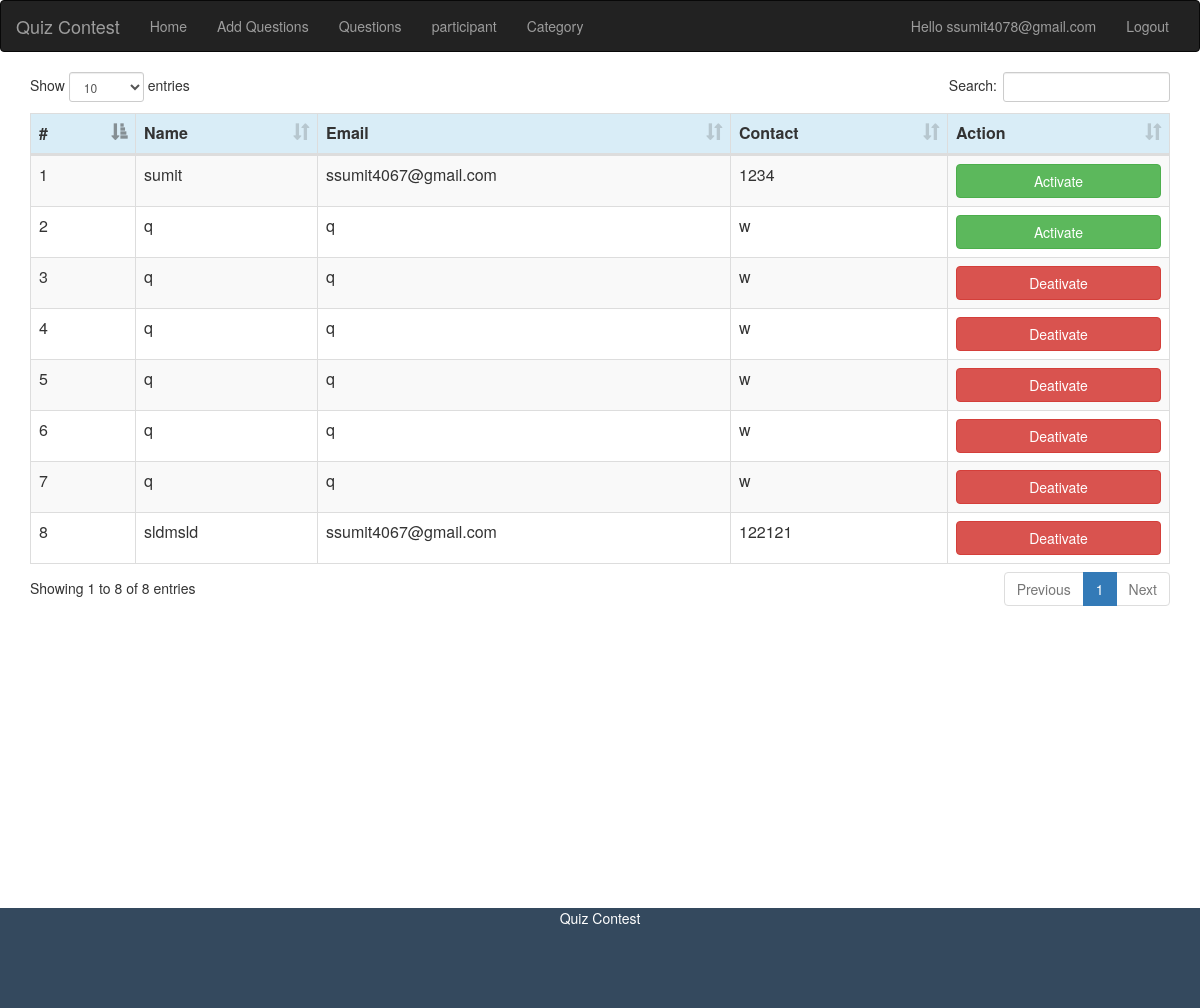
The page /admin/participant.php (signed in) on the database its author committed.
### tables this page shows
CREATE TABLE `participant` (
  `id` int(11) NOT NULL,
  `name` varchar(255) NOT NULL,
  `email` varchar(255) NOT NULL,
  `contact` varchar(15) NOT NULL,
  `college` varchar(255) NOT NULL,
  `password` varchar(32) NOT NULL,
  `status` int(11) NOT NULL,
  `created_at` timestamp NOT NULL DEFAULT CURRENT_TIMESTAMP
);

### admin/participant.php (the view, shortened to what this page needs)
<?php
	$SQL = mysql_query("SELECT * FROM participant ");
?>
<body>
	<?php include 'includes/header.php';?>
<div class="container">
		<table id="example" class="table table-bordered table-striped display">
			<thead>
				<tr class="info">
					<th>#</th>
					<th>Name</th>
					<th>Email</th>
					<th>Contact</th>
					<th>Action</th>
				</tr>
			</thead>
			<tbody>
				<?php  $i = 1; while($row = mysql_fetch_array($SQL)){?>
				<tr>
					<td> <?php echo $i; ?> </td>
					<td> <?php echo $row['name']; ?> </td>
					<td> <?php echo $row['email']; ?> </td>
					<td> <?php echo $row['contact']; ?> </td>
						<td> <?php $status = $row['status'];
								if($status==1){ ?>
								 <a href="update.php?pid=<?php echo $row['id'];?>" class="btn btn-success btn-block">Activate</a>
								 <?php }else{?>
								 <a href="update.php?pid=<?php echo $row['id'];?>" class="btn btn-danger btn-block">Deativate</a>
								  <?php }?>
					</td>
				</tr>
				<?php $i++;}?>
			</tbody>
		</table>
	</div>
<?php include 'includes/footer.php'; ?>
</body>
</html>

### rows shown on the page
participant: name "sumit", email "ssumit4067@gmail.com", contact "1234"
participant: name "q", email "q", contact "w"
participant: name "q", email "q", contact "w"
participant: name "q", email "q", contact "w"
participant: name "q", email "q", contact "w"
participant: name "q", email "q", contact "w"
participant: name "q", email "q", contact "w"
participant: name "sldmsld", email "ssumit4067@gmail.com", contact "122121"

### other values the page prints
$_SESSION['uname'] "ssumit4078@gmail.com"
